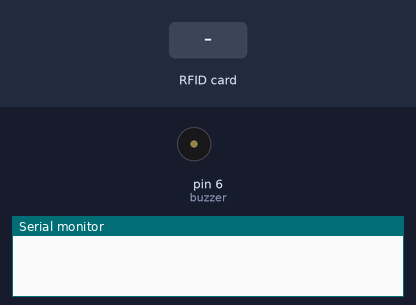
A sketch run on a simulated Arduino Uno, built with avr-gcc and run on an emulated ATmega328P. Parts: buzzer (waves = sounding), the last lines printed to the serial monitor. Inputs (shaded band) come from the test bench.

Above: at 1.2 s.
1.3 s: RFID card 5E 7A 19 C4 held to the reader
At 2.5 s:
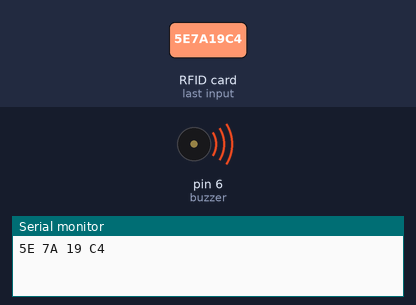
Timing chart, 0 to 4.3 s (numbered marks = the images above; inputs shaded):
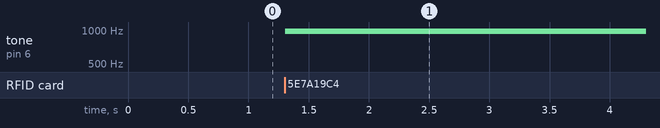

Measured:
- after the input at 1.3 s, tone on pin 6 (buzzer): silent → 977 Hz at once

The sketch:

MFRC522.ino
```cpp
/*
 * ----------------------------------------------------------------------------
 * This is a MFRC522 library example; see https://github.com/miguelbalboa/rfid
 * for further details and other examples.
 *
 * NOTE: The library file MFRC522.h has a lot of useful info. Please read it.
 *
 * Released into the public domain.
 * ----------------------------------------------------------------------------
 * Example sketch/program which will try the most used default keys listed in
 * https://code.google.com/p/mfcuk/wiki/MifareClassicDefaultKeys to dump the
 * block 0 of a MIFARE RFID card using a RFID-RC522 reader.
 *
 * Typical pin layout used:
 * -----------------------------------------------------------------------------------------
 *             MFRC522      Arduino       Arduino   Arduino    Arduino          Arduino
 *             Reader/PCD   Uno/101       Mega      Nano v3    Leonardo/Micro   Pro Micro
 * Signal      Pin          Pin           Pin       Pin        Pin              Pin
 * -----------------------------------------------------------------------------------------
 * RST/Reset   RST          9             5         D9         RESET/ICSP-5     RST
 * SPI SS      SDA(SS)      10            53        D10        10               10
 * SPI MOSI    MOSI         11 / ICSP-4   51        D11        ICSP-4           16
 * SPI MISO    MISO         12 / ICSP-1   50        D12        ICSP-1           14
 * SPI SCK     SCK          13 / ICSP-3   52        D13        ICSP-3           15
 *
 */
#include <SPI.h>
#include <MFRC522.h>

#define RST_PIN         9           // Configurable, see typical pin layout above
#define SS_PIN          10          // Configurable, see typical pin layout above
#define buzzer          6

MFRC522 mfrc522(SS_PIN, RST_PIN);   // Create MFRC522 instance.

unsigned long mfrc522Timeout;
boolean buzzerflag;

void setup(){
  Serial.begin(9600);
  pinMode(buzzer,OUTPUT);
while (!Serial);            // Do nothing if no serial port is opened (added for Arduinos based on ATMEGA32U4)
    SPI.begin();                // Init SPI bus
    mfrc522.PCD_Init();         // Init MFRC522 card
}


void loop(){

if (mfrc522.PICC_IsNewCardPresent() && mfrc522.PICC_ReadCardSerial() && millis() - mfrc522Timeout >= 1300){
  mfrc522Timeout = millis();
  buzzerflag = true;
  analogWrite (buzzer, 80);
  for (uint8_t i=0; i<mfrc522.uid.size; i++){
    Serial.print(mfrc522.uid.uidByte[i], HEX);
    Serial.print(" ");
  }
   Serial.println("");
}
  if(buzzerflag &&  millis() - mfrc522Timeout >= 200){
  mfrc522Timeout = millis();
  analogWrite (buzzer, 0);
  buzzerflag = false;
  }

}
```
